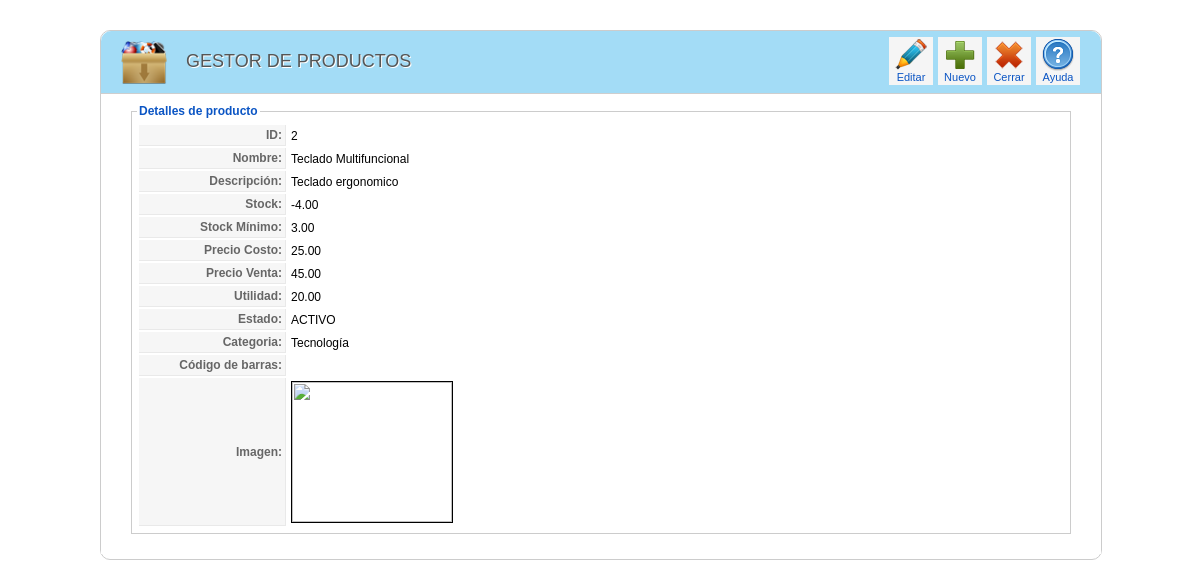
The app's page /producto/detalle_producto.php?idproducto=2 (signed in) with its own data.
### tables this page shows
CREATE TABLE IF NOT EXISTS `producto` (
  `IdProducto` int(11) NOT NULL AUTO_INCREMENT,
  `Codigo` varchar(50) DEFAULT NULL,
  `Nombre` varchar(100) NOT NULL,
  `Descripcion` text,
  `Stock` decimal(8,2) DEFAULT NULL,
  `StockMin` decimal(8,2) DEFAULT NULL,
  `PrecioCosto` decimal(8,2) DEFAULT NULL,
  `PrecioVenta` decimal(8,2) DEFAULT NULL,
  `Utilidad` decimal(8,2) DEFAULT NULL,
  `Estado` varchar(30) NOT NULL,
  `Imagen` varchar(100) DEFAULT NULL,
  `IdCategoria` int(11) NOT NULL,
  PRIMARY KEY (`IdProducto`),
  KEY `fk_Producto_Categoria_idx` (`IdCategoria`)
);

CREATE TABLE IF NOT EXISTS `categoria` (
  `IdCategoria` int(11) NOT NULL AUTO_INCREMENT,
  `Descripcion` varchar(100) NOT NULL,
  PRIMARY KEY (`IdCategoria`)
);

### clases/clsProducto.php (called while the page is built, shortened)
<?php
include_once("clsConexion.php");
class clsProducto{
 function consultarProductoPorParametro($criterio,$busqueda,$limite){
   $con = new clsConexion;
   if($con->conectarse()==true){
     $query = "CALL SP_S_ProductoPorParametro('$criterio','$busqueda','$limite')";
	 $result = @mysql_query($query);
	 if (!$result)
	   return false;
	 else
	   return $result;
   }
 }
}
?>

### clases/clsConexion.php (called while the page is built, shortened)
<?php
class clsConexion{
	 function conectarse() {
		   return true;
	 }
}
?>

### producto/detalle_producto.php (the view, shortened to what this page needs)
<html>
<head>
<link href="../css/general.css" rel="stylesheet" type="text/css">
<link href="../css/icon.css" rel="stylesheet" type="text/css">
</head>
<body>
<?php
    if(isset($_SESSION["usuario"])){
?>
<?php
include_once("../clases/clsProducto.php");
$idprod=$_GET['idproducto'];
$objproducto = new clsProducto;
$resultado=$objproducto->consultarProductoPorParametro('id',$idprod,'');
while($row=mysql_fetch_array($resultado)){
		$idproducto=$row["IdProducto"];
		$codigobarras=$row["Codigo"];
		$nombre=$row["Nombre"];
		$descripcion=$row["Descripcion"];
		$stock=$row["Stock"];
		$stockmin=$row["StockMin"];
		$preciocosto=$row["PrecioCosto"];
		$precioventa=$row["PrecioVenta"];
		$utilidad=$row["Utilidad"];
		$estado=$row["Estado"];
		$imagen=$row["Imagen"];
		$categoria=$row["Categoria"];
}
?>
<div class="wrapper">
<div class="block">
    <div class="block_head">
    	<div class="imagen_head"><img src="../img/header/producto.png" width="46" height="43"></div>
    	<div class="titulo_head">GESTOR DE PRODUCTOS</div>
 <div class="toolbar" id="toolbar">
            <table class="toolbar">
            	<tbody>
                	<tr>
                    <td>
                    <?php
                        echo "<a class='toolbar' href=editar_producto.php?idproducto=".$idproducto."><span class='icon-32-editar' title='Editar'>
                        </span>Editar</a>"; ?>
                    </td>
                    <td>
                        <a href="registrar_producto.php" class="toolbar">
                        <span class="icon-32-nuevo" title="Nuevo">
                        </span>
                        Nuevo
                        </a>
                    </td>
                    <td>
                        <a href="index.php" class="toolbar">
                        <span class="icon-32-cancelar" title="Cerrar">
                        </span>
                        Cerrar
                        </a>
                    </td>
                    <td>
                        <a href="#" class="toolbar">
                        <span class="icon-32-ayuda" title="Ayuda">
                        </span>
                        Ayuda
                        </a>
                    </td>
                    </tr>
            	</tbody>
            </table>
        </div>
    </div>
    <div class="block_content">
    <fieldset class="adminform">
    <legend>Detalles de producto</legend>
<table class="admintable">
	<tr>
		<td width="100" class="key">ID:</td>
		<td><?php echo $idproducto?></td>
	</tr>
    <tr>
      <td class="key">Nombre:</td>
      <td><?php echo $nombre?></td>
    </tr>
    <tr>
		<td class="key">Descripción:</td>
		<td><?php echo $descripcion?></td>
	</tr>
    <tr>
		<td class="key">Stock:</td>
		<td><?php echo $stock?></td>
	</tr>
    <tr>
		<td class="key">Stock Mínimo:</td>
		<td><?php echo $stockmin?></td>
	</tr>
    <tr>
	<td class="key">Precio Costo:</td>
		<td><?php echo $preciocosto?></td>
	</tr>
	<td class="key">Precio Venta:</td>
		<td><?php echo $precioventa?></td>
	<td class="key">Utilidad:</td>
		<td><?php echo $utilidad?></td>
	<td class="key">Estado:</td>
		<td><?php echo $estado?></td>
	<td class="key">Categoria:</td>
		<td><?php echo $categoria?></td>
	<tr>
	  <td class="key">Código de barras:</td>
	  <td><?php echo "<img src='../lib/barcode/barcode.php?encode=EAN-13&bdata=".$codigobarras."&height=50&scale=2&bgcolor=%23FFFFEC&color=%23333366&type=jpg' width='1' height='1'>"; ?></td>
	  </tr>
	<td class="key">Imagen:</td>
		<td><img src="../producto/foto/<?php echo $imagen ?>" width="160px" height="140px" border="1"></td>
</table>
</fieldset>
    </div>
</div>
</div>
<?php
    } else {
        header("Location:../index.php");
    }
?>
</body>
</html>

### css/general.css (style rules this page uses)
body { margin: 10px; padding: 0; background-image: url(../img/fondo.png); background-repeat: repeat; padding-bottom: 1px; font-size: 11px; }
body, td, th { font-family: Arial, Helvetica, sans-serif; font-size:12px; }
a:link { color: #0B55C4; text-decoration: none; }
fieldset { margin-bottom: 10px; border: 1px #ccc solid; padding: 5px; text-align: left; }
legend { color: #0B55C4; font-size: 12px; font-weight: bold; }
fieldset.adminform { border: 1px solid #ccc; margin: 0 10px 10px 10px; }
table.admintable td { padding: 3px; }
table.admintable td.key, table.admintable td.paramlist_key { background-color: #f6f6f6; text-align: right; width: 140px; color: #666; font-weight: bold; font-size: 12px; border-bottom: 1px solid #e9e9e9; border-right: 1px solid #e9e9e9; }
.block { width:1000px; padding-bottom: 5px; margin-bottom: 25px; clear: both; border-radius: 10px; background-color:#fff; border: solid 1px #CCCCCC; }
.wrapper { width:1000px; margin:0 auto; padding-top: 20px; }
.block .block_content { overflow: hidden; background: #fff; width:960px; border-top: 1px solid #CECECE; padding: 10px 20px 10px; }
.block .block_head { height:62px; background-color: rgba(1, 159, 230, 0.36); -moz-border-radius: 10px 10px 0px 0px; -o-border-radius: 10px 10px 0px 0px; -webkit-border-radius: 10px 10px 0px 0px; -ms-border-radius: 10px 10px 0px 0px; overflow:visible; }
.block .titulo_head { height:25px; width:auto; float:left; font-family: "Titillium999", "Trebuchet MS", Arial, sans-serif; font-size: 18px; font-weight: normal; text-transform: uppercase; color: #555; text-shadow: 1px 1px 0 #fff; margin-left: 15px; padding-top:20px; }
.block .imagen_head { height:25px; width:50; float:left; margin-left: 20px; padding-top:10px; }
div.toolbar { float: right; text-align: right; padding: 0; margin-right: 20px; margin-top:5px; }
table.toolbar { border-collapse: collapse; padding: 0; margin: 0; }
table.toolbar td { padding: 1px 1px 1px 4px; text-align: center; color: #666; height: 48px; }
table.toolbar span { float: none; width: 32px; height: 32px; margin: 0 auto; display: block; }
table.toolbar a { display: block; float: left; background:#F5F5F5; white-space: nowrap; border: 1px solid #F5F5F5; padding: 1px 5px; cursor: pointer; font-size:11px; }

### records on screen
producto: IdProducto "2", Nombre "Teclado Multifuncional", Descripcion "Teclado ergonomico", Stock "-4.00", StockMin "3.00", PrecioCosto "25.00", PrecioVenta "45.00", Utilidad "20.00", Estado "ACTIVO", IdCategoria.Descripcion "Tecnología"
